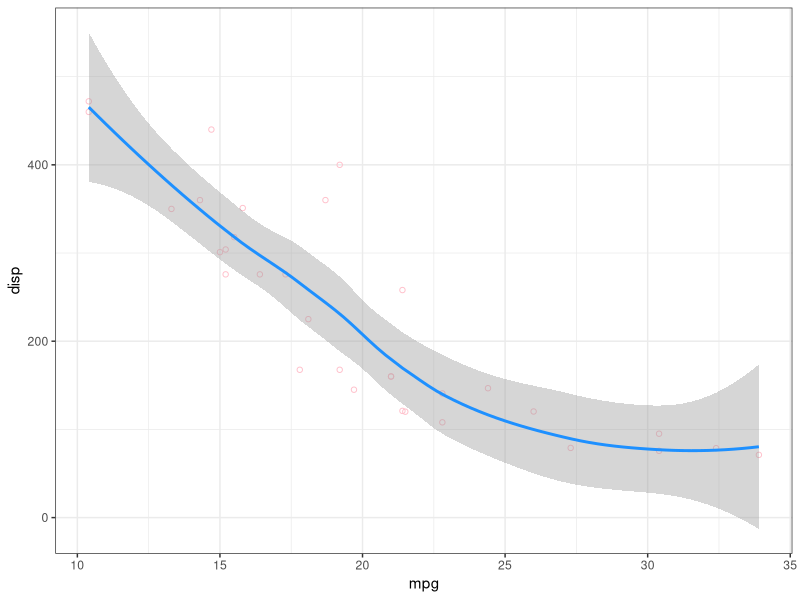
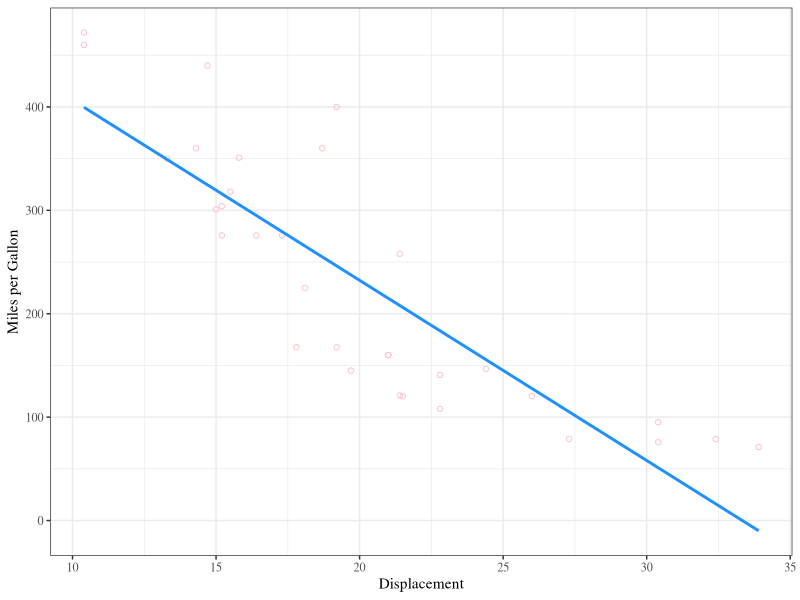

Here is the R script that generated these plots, in order:
library(dplyr)
library(kableExtra)
library(knitr)
iris |>
  group_by(Species) |>
  summarise(
    Avg = mean(Petal.Length)
  ) |>
  kable()

iris

groupsum = function(df, group, var) {
 require(dplyr); require(knitr) #semicolons are hard stops to fxn
   df |>
    group_by({{group}})|> #the double curlies are "the embrace"
  summarise(
    Avg = mean({{var}}), na.rm = TRUE
  ) |>
    kable()
}

groupsum(iris, Species, Petal.Length)

mtcars
groupsum(mtcars, cyl, mpg)


#make a fxn that will group_by Species for all variables----
require(dplyr); require(knitr)
iris |>
  group_by(Species) |>
  summarise(
    across(where(is.numeric), mean, na.rm = TRUE)#is.numeric identifies the columns that will be impacted by fxn
  ) |>
  kable()

groupall = function(df, group, ...) {
  require(dplyr); require(knitr)
  df |>
    select({{group}}, ...) |> #takes dif columns out of df pulls out specifc varaiables 
    group_by({{group}}) |>
    summarise(
      across(everything(), mean, na.rm = TRUE) #more efficient than writing everything out
    ) |>
    kable()
}

#testing out the more adaptable fxn---------
groupall(iris, Species, is.numeric)

groupall(iris, Species, starts_with('Petal'))

groupall(iris, Species, Petal.Length, Petal.Width)

#--------------------
library(ggplot2)
mtcars

  mtcars |>
  ggplot(aes(x = mpg, y = disp)) +
  geom_point(
    shape = 21,
    color = 'pink'
  ) + 
  geom_smooth(
    color = 'dodgerblue'
  ) + 
  theme_bw() 

  
Wave = function(df, x, y) {
  require(ggplot2);
  df |>
    ggplot(aes({{x}}, {{y}})) +
    geom_point(
      shape = 21,
      color = 'pink'
    ) + 
    geom_smooth(
      method = 'lm', 
      se = FALSE,
      color = 'dodgerblue'
    ) + 
    theme_bw() + 
    theme(
      text = element_text(family = 'serif')
    )
}  

Wave(mtcars, mpg, disp) + 
  labs(
    y = 'Miles per Gallon',
    x = 'Displacement'
  )
